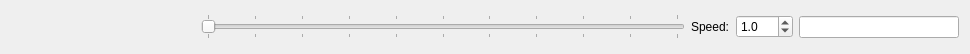
<?xml version="1.0" encoding="UTF-8"?>
<ui version="4.0">
 <class>PlaybackControl</class>
 <widget class="QWidget" name="PlaybackControl">
  <property name="geometry">
   <rect>
    <x>0</x>
    <y>0</y>
    <width>970</width>
    <height>52</height>
   </rect>
  </property>
  <property name="windowTitle">
   <string>Form</string>
  </property>
  <layout class="QHBoxLayout" name="horizontalLayout_2">
   <item>
    <layout class="QHBoxLayout" name="horizontalLayout">
     <item>
      <widget class="QPushButton" name="button_jump_start">
       <property name="sizePolicy">
        <sizepolicy hsizetype="Fixed" vsizetype="Fixed">
         <horstretch>0</horstretch>
         <verstretch>0</verstretch>
        </sizepolicy>
       </property>
       <property name="minimumSize">
        <size>
         <width>32</width>
         <height>32</height>
        </size>
       </property>
       <property name="maximumSize">
        <size>
         <width>25</width>
         <height>32</height>
        </size>
       </property>
       <property name="text">
        <string/>
       </property>
       <property name="icon">
        <iconset resource="resources.qrc">
         <normaloff>:/player/icons/media-skip-backward.svg</normaloff>:/player/icons/media-skip-backward.svg</iconset>
       </property>
       <property name="iconSize">
        <size>
         <width>32</width>
         <height>32</height>
        </size>
       </property>
       <property name="flat">
        <bool>true</bool>
       </property>
      </widget>
     </item>
     <item>
      <widget class="QPushButton" name="button_back">
       <property name="sizePolicy">
        <sizepolicy hsizetype="Fixed" vsizetype="Fixed">
         <horstretch>0</horstretch>
         <verstretch>0</verstretch>
        </sizepolicy>
       </property>
       <property name="minimumSize">
        <size>
         <width>32</width>
         <height>32</height>
        </size>
       </property>
       <property name="maximumSize">
        <size>
         <width>25</width>
         <height>32</height>
        </size>
       </property>
       <property name="text">
        <string/>
       </property>
       <property name="icon">
        <iconset resource="resources.qrc">
         <normaloff>:/player/icons/media-seek-backward.svg</normaloff>:/player/icons/media-seek-backward.svg</iconset>
       </property>
       <property name="iconSize">
        <size>
         <width>32</width>
         <height>32</height>
        </size>
       </property>
       <property name="flat">
        <bool>true</bool>
       </property>
      </widget>
     </item>
     <item>
      <widget class="QPushButton" name="button_play_pause">
       <property name="sizePolicy">
        <sizepolicy hsizetype="Fixed" vsizetype="Fixed">
         <horstretch>0</horstretch>
         <verstretch>0</verstretch>
        </sizepolicy>
       </property>
       <property name="minimumSize">
        <size>
         <width>32</width>
         <height>32</height>
        </size>
       </property>
       <property name="maximumSize">
        <size>
         <width>25</width>
         <height>32</height>
        </size>
       </property>
       <property name="text">
        <string/>
       </property>
       <property name="icon">
        <iconset resource="resources.qrc">
         <normaloff>:/player/icons/media-playback-start.svg</normaloff>:/player/icons/media-playback-start.svg</iconset>
       </property>
       <property name="iconSize">
        <size>
         <width>32</width>
         <height>32</height>
        </size>
       </property>
       <property name="flat">
        <bool>true</bool>
       </property>
      </widget>
     </item>
     <item>
      <widget class="QPushButton" name="button_next">
       <property name="sizePolicy">
        <sizepolicy hsizetype="Fixed" vsizetype="Fixed">
         <horstretch>0</horstretch>
         <verstretch>0</verstretch>
        </sizepolicy>
       </property>
       <property name="minimumSize">
        <size>
         <width>32</width>
         <height>32</height>
        </size>
       </property>
       <property name="maximumSize">
        <size>
         <width>25</width>
         <height>32</height>
        </size>
       </property>
       <property name="text">
        <string/>
       </property>
       <property name="icon">
        <iconset resource="resources.qrc">
         <normaloff>:/player/icons/media-seek-forward.svg</normaloff>:/player/icons/media-seek-forward.svg</iconset>
       </property>
       <property name="iconSize">
        <size>
         <width>32</width>
         <height>32</height>
        </size>
       </property>
       <property name="flat">
        <bool>true</bool>
       </property>
      </widget>
     </item>
     <item>
      <widget class="QPushButton" name="button_jump_next_track">
       <property name="sizePolicy">
        <sizepolicy hsizetype="Fixed" vsizetype="Fixed">
         <horstretch>0</horstretch>
         <verstretch>0</verstretch>
        </sizepolicy>
       </property>
       <property name="minimumSize">
        <size>
         <width>32</width>
         <height>32</height>
        </size>
       </property>
       <property name="maximumSize">
        <size>
         <width>25</width>
         <height>32</height>
        </size>
       </property>
       <property name="text">
        <string/>
       </property>
       <property name="icon">
        <iconset resource="resources.qrc">
         <normaloff>:/player/icons/media-skip-forward.svg</normaloff>:/player/icons/media-skip-forward.svg</iconset>
       </property>
       <property name="iconSize">
        <size>
         <width>32</width>
         <height>32</height>
        </size>
       </property>
       <property name="flat">
        <bool>true</bool>
       </property>
      </widget>
     </item>
    </layout>
   </item>
   <item>
    <widget class="QSlider" name="slider_index">
     <property name="minimumSize">
      <size>
       <width>0</width>
       <height>0</height>
      </size>
     </property>
     <property name="maximum">
      <number>1000</number>
     </property>
     <property name="pageStep">
      <number>50</number>
     </property>
     <property name="orientation">
      <enum>Qt::Horizontal</enum>
     </property>
     <property name="tickPosition">
      <enum>QSlider::TicksBothSides</enum>
     </property>
     <property name="tickInterval">
      <number>100</number>
     </property>
    </widget>
   </item>
   <item>
    <widget class="QLabel" name="label">
     <property name="text">
      <string>Speed:</string>
     </property>
    </widget>
   </item>
   <item>
    <widget class="QDoubleSpinBox" name="doubleSpinBox">
     <property name="decimals">
      <number>1</number>
     </property>
     <property name="minimum">
      <double>0.100000000000000</double>
     </property>
     <property name="singleStep">
      <double>0.100000000000000</double>
     </property>
     <property name="value">
      <double>1.000000000000000</double>
     </property>
    </widget>
   </item>
   <item>
    <widget class="QLineEdit" name="edit_timestamp">
     <property name="sizePolicy">
      <sizepolicy hsizetype="Fixed" vsizetype="Fixed">
       <horstretch>0</horstretch>
       <verstretch>0</verstretch>
      </sizepolicy>
     </property>
     <property name="minimumSize">
      <size>
       <width>160</width>
       <height>0</height>
      </size>
     </property>
     <property name="maximumSize">
      <size>
       <width>250</width>
       <height>16777215</height>
      </size>
     </property>
    </widget>
   </item>
  </layout>
 </widget>
 <resources>
  <include location="resources.qrc"/>
 </resources>
 <connections/>
</ui>
